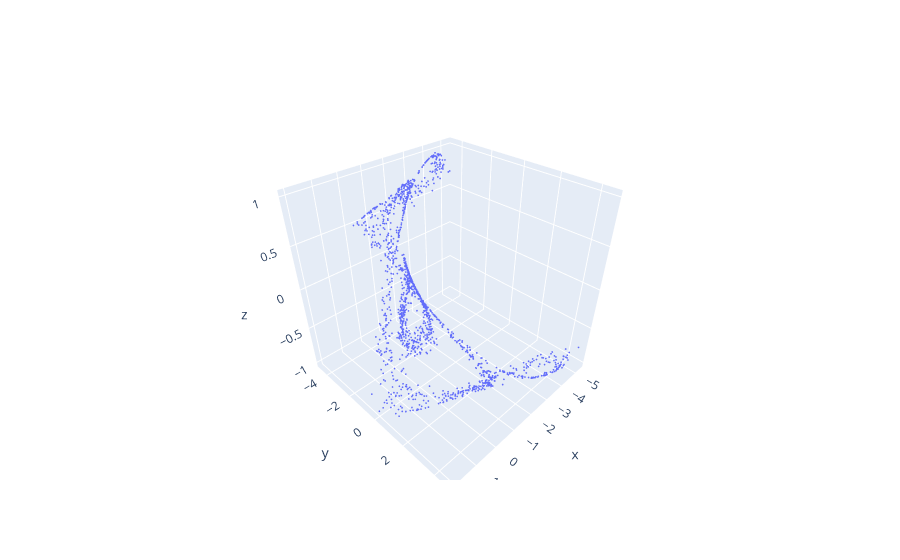

Source (notebook cell):
### Markdown cell above
We can also apply a non-linear function to the data

### Code cell
def f(x):
    y = [x[0]*x[1], x[0] - x[1], np.sin(x[1]), np.cos(x[1])]
    y.extend([x[i] for i in range(2, len(x))])
    return np.array(y)

Y = np.array([f(x) for x in X])
quick_scatter(Y)

### Figure 1 — Plotly figure (JSON) as saved in the notebook; plotly's stock layout.template omitted (floating-point values rounded to 4 significant figures; data arrays with more than 128 entries replaced by an {"elided": "..."} marker saying what was removed)
{"data": [{"marker": {"size": 1}, "mode": "markers", "type": "scatter3d", "x": {"elided": "1500 float values"}, "y": {"elided": "1500 float values"}, "z": {"elided": "1500 float values"}}], "layout": {}}
